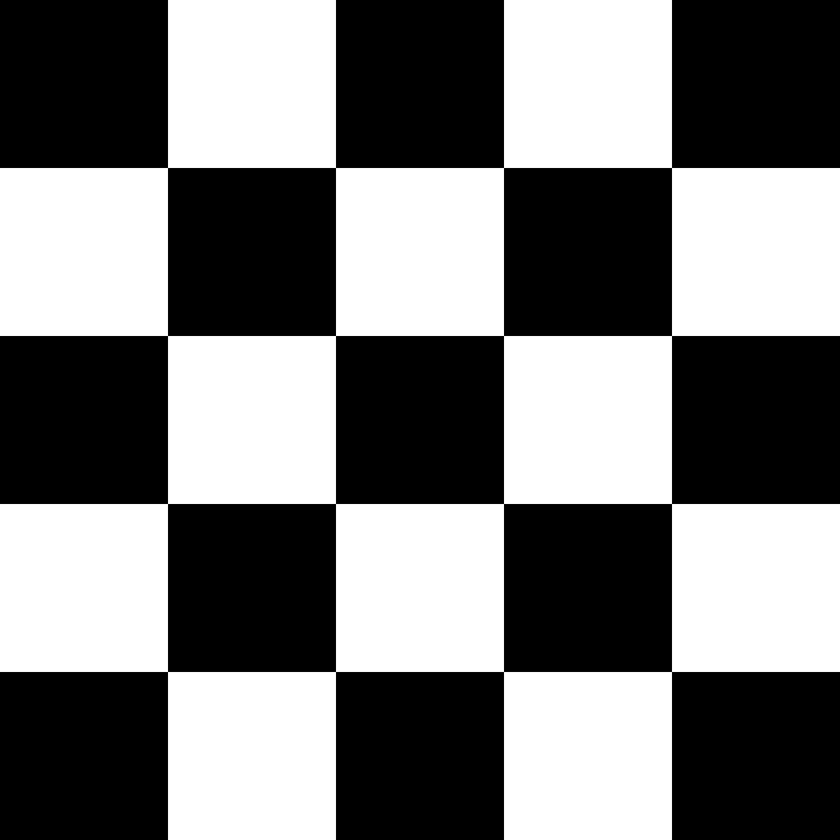
#> input picture Assignment 4/Images/Checkerboard.png, 840 x 840 px, shrunk from 1200 x 1200 before the run, found by its file name
$ jupyter execute --allow-errors test.ipynb
#> lines starting #> are read from the running program, lines starting #| are printed output that depends on the picture; after the words box and inside, x2 and y2 are one past the last pixel; in counts of white or black regions, pixels touching at a corner belong together
[cell 1]
import cv2
import numpy as np
from matplotlib import pyplot as plt
from scipy import ndimage

[cell 2]
image1 = cv2.imread('Images\Checkerboard.png')
#> image1 is the input picture: shape (840, 840, 3); min 0, max 255, mean 122.4
image = cv2.imread('Images\Checkerboard.png', 0)
#> image: shape (840, 840); min 0, max 255, mean 122.4

P, Q = image.shape
#> P = 840; Q = 840

[cell 3]
SOBEL_X = np.array((
    [-1, 0, 1],
    [-2, 0, 2],
    [-1, 0, 1]), dtype="int32")

# Sobel y-axis kernel
SOBEL_Y = np.array((
    [-1, -2, -1],
    [0, 0, 0],
    [1, 2, 1]), dtype="int32")

# Gaussian kernel
GAUSS = np.array((
    [1/16, 2/16, 1/16],
    [2/16, 4/16, 2/16],
    [1/16, 2/16, 1/16]), dtype="float64")

[cell 4]
Ix = ndimage.convolve(image, SOBEL_X, mode='constant', cval=0.0)
Iy = ndimage.convolve(image, SOBEL_Y, mode='constant', cval=0.0)

[cell 5]
Ixx = np.square(Ix)
Iyy = np.square(Iy)
Ixy = Ix * Iy
Ixy.shape
#> Out = (840, 840)

[cell 6]
Ixx  = ndimage.convolve(Ix, GAUSS, mode='constant', cval=0.0)

Iyy  = ndimage.convolve(Iy, GAUSS, mode='constant', cval=0.0)

Ixy  = ndimage.convolve(Ixy, GAUSS, mode='constant', cval=0.0)

[cell 7]
from scipy.ndimage import gaussian_filter
Ixx = gaussian_filter(Ix**2, sigma=2)
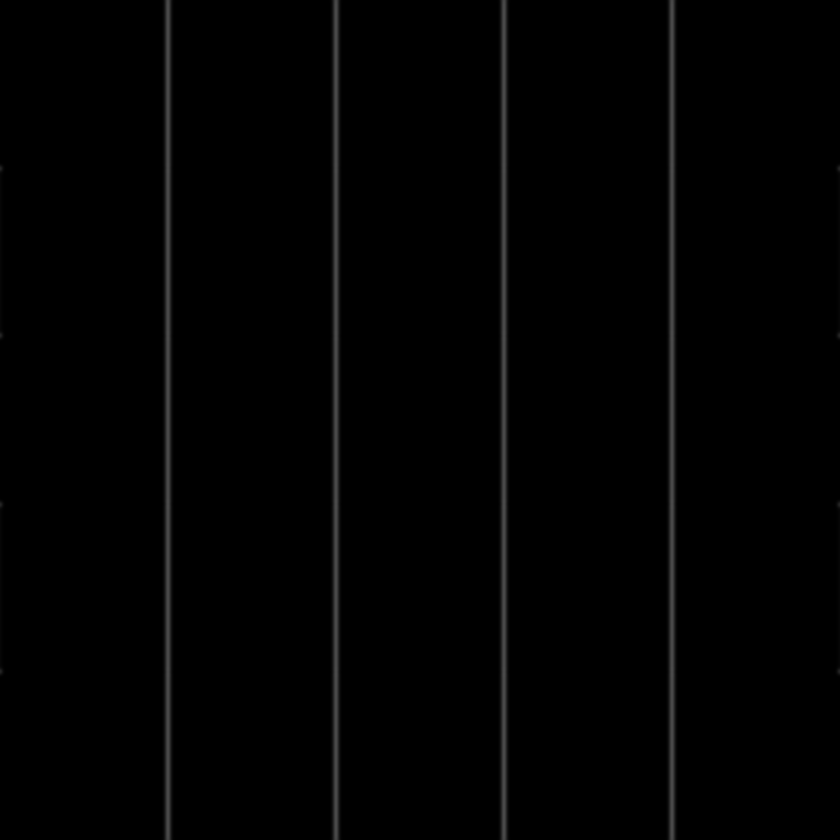
#> Ixx: shape (840, 840); min 0, max 74, mean 2
Ixy = gaussian_filter(Iy*Ix, sigma=2)
Iyy = gaussian_filter(Iy**2, sigma=2)

[cell 8]
detM = Ixx * Iyy - Ixy **2
traceM = Ixx + Iyy
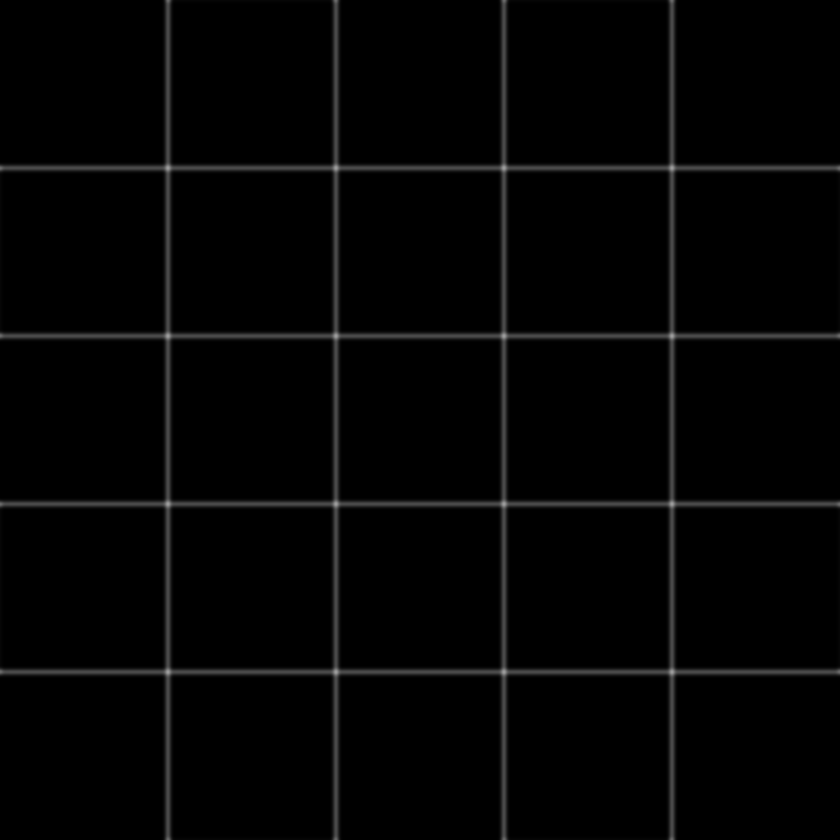
#> traceM: shape (840, 840); min 0, max 155, mean 3.9
k = 0.05
harris_response = detM - k * traceM ** 2

[cell 9]
#img_copy_for_corners = np.copy(image1)
#np.copy(image1)
P, Q = harris_response.shape
img_copy_for_edges = np.zeros([P, Q])
img_copy_for_corners = np.zeros([P,Q])

[cell 10]
for i in range(P):
    for j in range(Q):
        if harris_response[i][j] > 0:
            img_copy_for_corners[i][j] = 255 #[255, 0, 0]
        elif harris_response[i][j] < 0:
            img_copy_for_edges[i][j] = 255#[255, 0, 0]
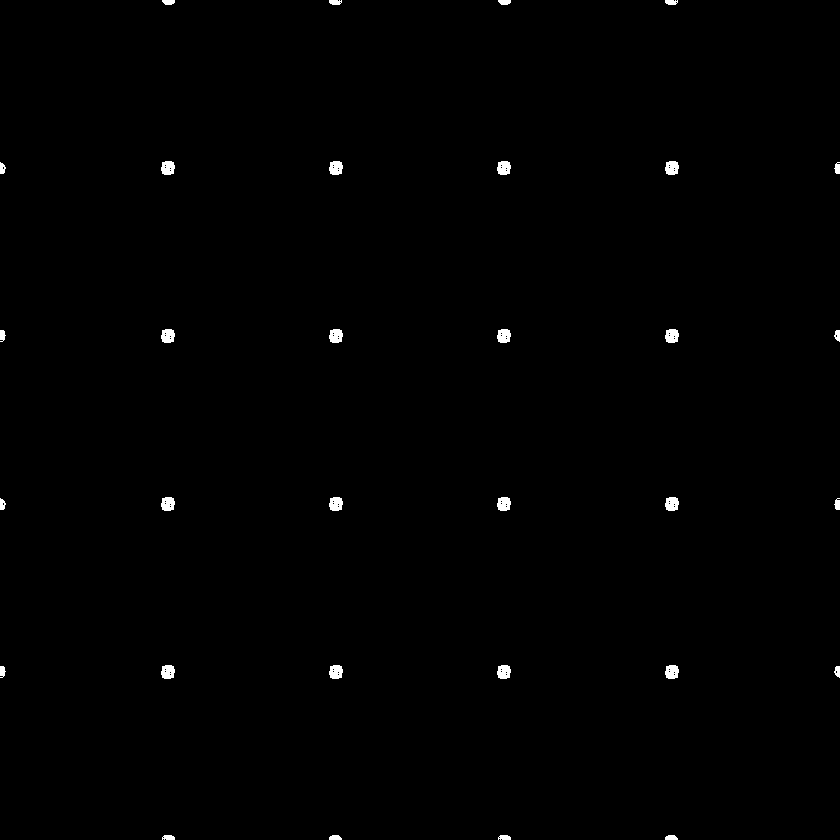
#> img_copy_for_corners: shape (840, 840) float64; 0.49% white; 32 white regions, largest, box (x1, y1, x2, y2) and area: (161, 161, 175, 175) 162, (329, 161, 343, 175) 162, (497, 161, 511, 175) 162
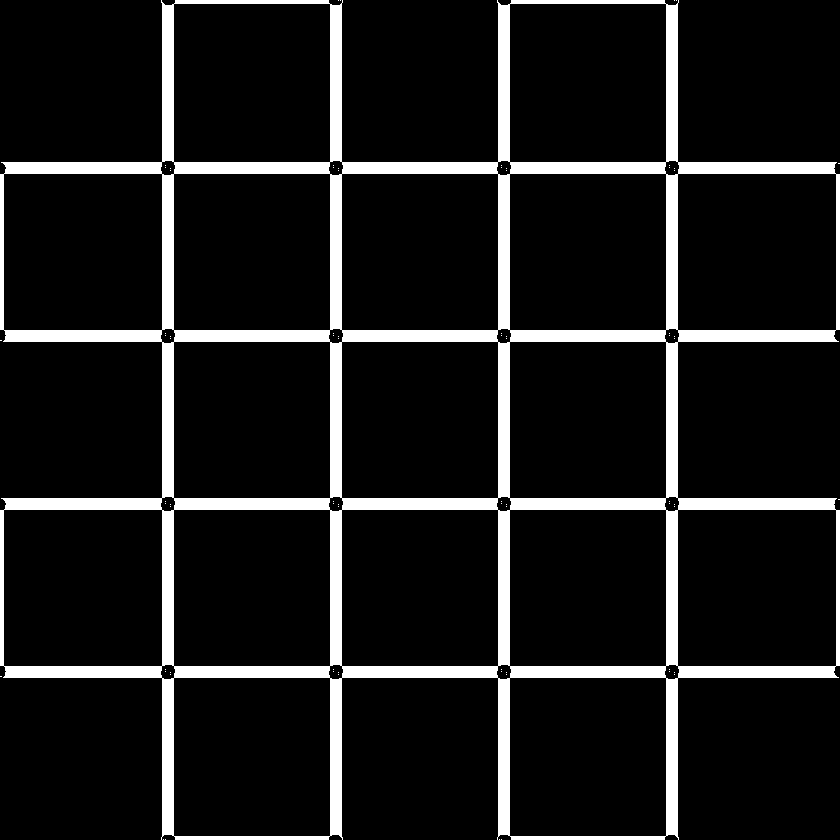
#> img_copy_for_edges: shape (840, 840) float64; 11.3% white; 77 white regions (76 under 20 px), largest, box (x1, y1, x2, y2) and area: (0, 0, 840, 840) 79800
plt.subplot(1, 2,1)
plt.imshow(img_copy_for_corners, cmap='gray')
plt.subplot(1, 2,2)
plt.imshow(img_copy_for_edges, cmap='gray')

#> (a cell that did not finish here is left out)

[cell 12]
x = np.array((
    [0, 1, 2],
    [3, 4, 5],
    [6, 7, 8]), dtype="int32")
y = x

#> (a cell that did not finish here is left out)

[cell 14]
image = cv2.imread('Images/MainBuilding.png')
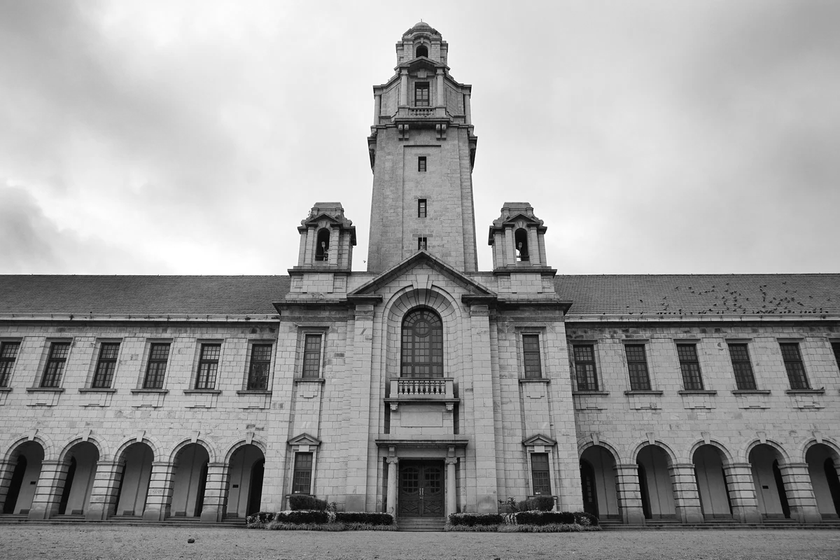
#> input picture Assignment 4/Images/MainBuilding.png, 840 x 560 px, shrunk from 1200 x 800 before the run
#> image is the input picture: shape (560, 840, 3); min 0, max 255, mean 158.1

[cell 15]
# convert the input image into
# grayscale color space
operatedImage = cv2.cvtColor(image, cv2.COLOR_BGR2GRAY)

# modify the data type
# setting to 32-bit floating point
operatedImage = np.float32(operatedImage)

# apply the cv2.cornerHarris method
# to detect the corners with appropriate
# values as input parameters
dest = cv2.cornerHarris(operatedImage, 2, 5, 0.07)
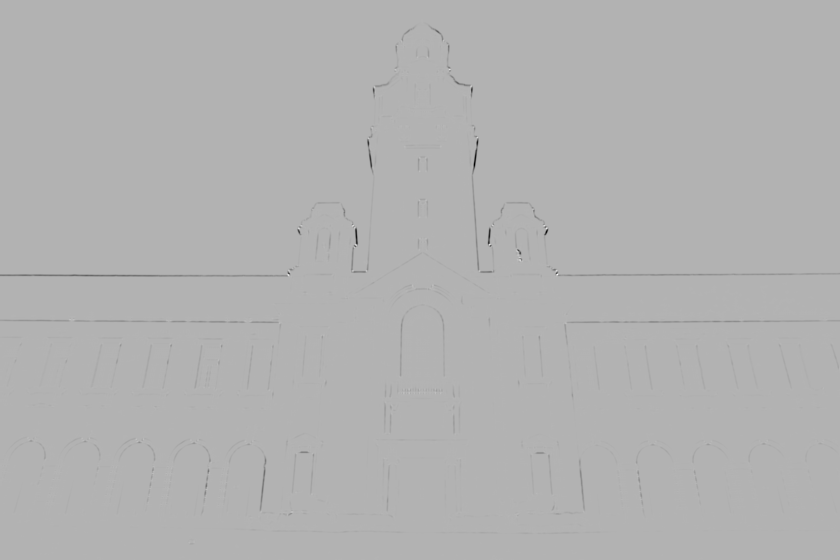
#> dest: shape (560, 840) float32; min -1.08e+10, max 4.59e+09, mean -26721734; drawn with min black and max white

# Results are marked through the dilated corners
dest = cv2.dilate(dest, None)
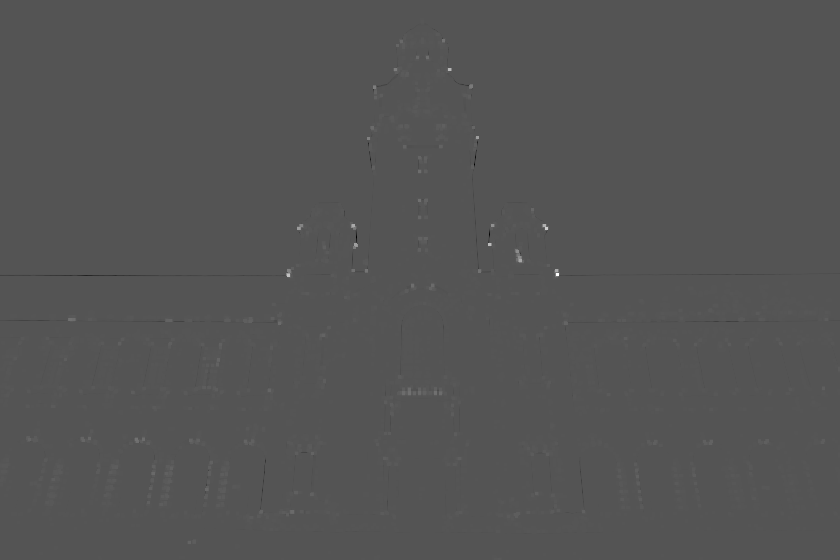
#> dest: shape (560, 840) float32; min -2.29e+09, max 4.59e+09, mean 3175172.8; drawn with min black and max white

# Reverting back to the original image,
# with optimal threshold value
image[dest > 0.01 * dest.max()]=[0, 0, 255]
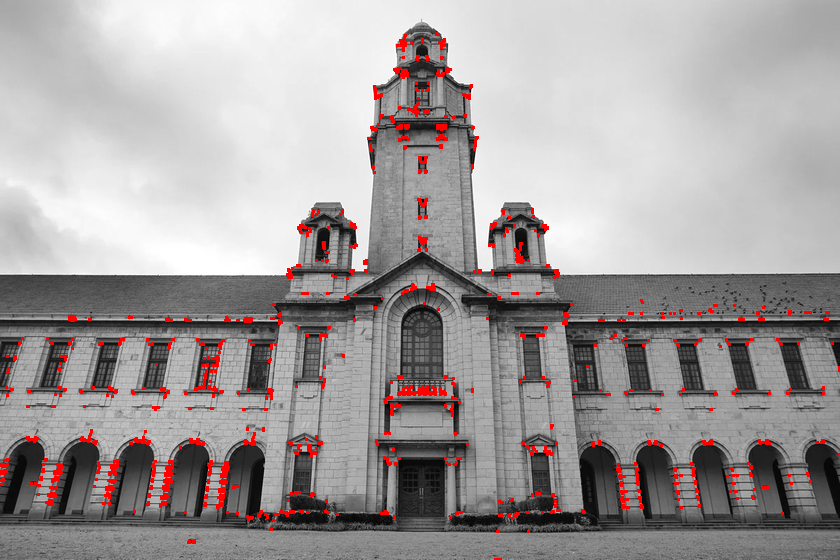
#> image: shape (560, 840, 3); 2.33% of pixels changed, all inside (x1, y1, x2, y2) = (0, 32, 840, 560)

# the window showing output image with corners
plt.imshow(image)
